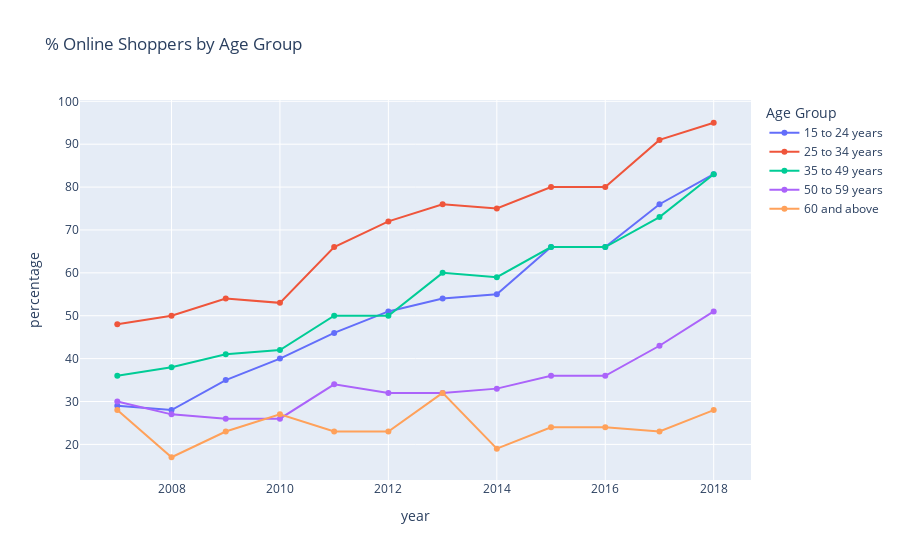

Source (notebook cell):
### Markdown cell above
Remove minors where percentage is only availabel from 2014 and mostly close to 0%

### Code cell
fig = px.line(df, x='year', y='percentage', color='age_group', markers=True,
            title="% Online Shoppers by Age Group", labels={"age_group": "Age Group"})
fig.show()

### Figure 1 — Plotly figure (JSON) as saved in the notebook; plotly's stock layout.template omitted (floating-point values rounded to 4 significant figures)
{"data": [{"hovertemplate": "Age Group=15 to 24 years<br>year=%{x}<br>percentage=%{y}<extra></extra>", "legendgroup": "15 to 24 years", "line": {"color": "#636efa", "dash": "solid"}, "marker": {"symbol": "circle"}, "mode": "lines+markers", "name": "15 to 24 years", "orientation": "v", "showlegend": true, "type": "scatter", "x": [2007, 2008, 2009, 2010, 2011, 2012, 2013, 2014, 2015, 2016, 2017, 2018], "xaxis": "x", "y": [29, 28, 35, 40, 46, 51, 54, 55, 66, 66, 76, 83], "yaxis": "y"}, {"hovertemplate": "Age Group=25 to 34 years<br>year=%{x}<br>percentage=%{y}<extra></extra>", "legendgroup": "25 to 34 years", "line": {"color": "#EF553B", "dash": "solid"}, "marker": {"symbol": "circle"}, "mode": "lines+markers", "name": "25 to 34 years", "orientation": "v", "showlegend": true, "type": "scatter", "x": [2007, 2008, 2009, 2010, 2011, 2012, 2013, 2014, 2015, 2016, 2017, 2018], "xaxis": "x", "y": [48, 50, 54, 53, 66, 72, 76, 75, 80, 80, 91, 95], "yaxis": "y"}, {"hovertemplate": "Age Group=35 to 49 years<br>year=%{x}<br>percentage=%{y}<extra></extra>", "legendgroup": "35 to 49 years", "line": {"color": "#00cc96", "dash": "solid"}, "marker": {"symbol": "circle"}, "mode": "lines+markers", "name": "35 to 49 years", "orientation": "v", "showlegend": true, "type": "scatter", "x": [2007, 2008, 2009, 2010, 2011, 2012, 2013, 2014, 2015, 2016, 2017, 2018], "xaxis": "x", "y": [36, 38, 41, 42, 50, 50, 60, 59, 66, 66, 73, 83], "yaxis": "y"}, {"hovertemplate": "Age Group=50 to 59 years<br>year=%{x}<br>percentage=%{y}<extra></extra>", "legendgroup": "50 to 59 years", "line": {"color": "#ab63fa", "dash": "solid"}, "marker": {"symbol": "circle"}, "mode": "lines+markers", "name": "50 to 59 years", "orientation": "v", "showlegend": true, "type": "scatter", "x": [2007, 2008, 2009, 2010, 2011, 2012, 2013, 2014, 2015, 2016, 2017, 2018], "xaxis": "x", "y": [30, 27, 26, 26, 34, 32, 32, 33, 36, 36, 43, 51], "yaxis": "y"}, {"hovertemplate": "Age Group=60 and above<br>year=%{x}<br>percentage=%{y}<extra></extra>", "legendgroup": "60 and above", "line": {"color": "#FFA15A", "dash": "solid"}, "marker": {"symbol": "circle"}, "mode": "lines+markers", "name": "60 and above", "orientation": "v", "showlegend": true, "type": "scatter", "x": [2007, 2008, 2009, 2010, 2011, 2012, 2013, 2014, 2015, 2016, 2017, 2018], "xaxis": "x", "y": [28, 17, 23, 27, 23, 23, 32, 19, 24, 24, 23, 28], "yaxis": "y"}], "layout": {"legend": {"title": {"text": "Age Group"}, "tracegroupgap": 0}, "title": {"text": "% Online Shoppers by Age Group"}, "xaxis": {"anchor": "y", "domain": [0, 1], "title": {"text": "year"}}, "yaxis": {"anchor": "x", "domain": [0, 1], "title": {"text": "percentage"}}}}
